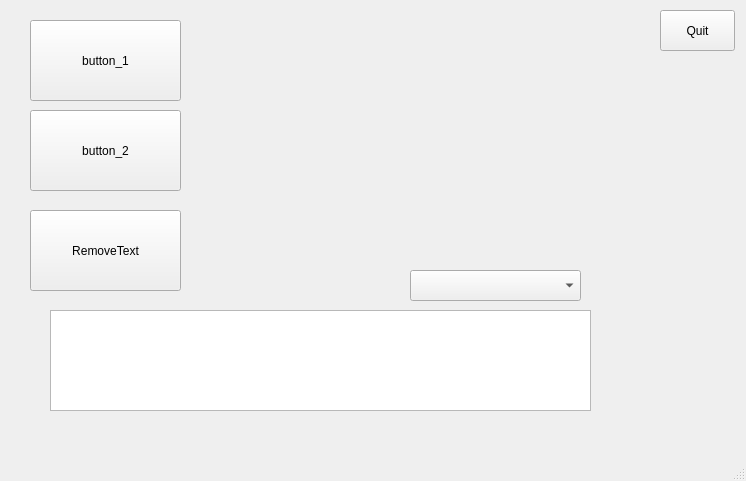
<?xml version="1.0" encoding="UTF-8"?>
<ui version="4.0">
 <class>MainWindow</class>
 <widget class="QMainWindow" name="MainWindow">
  <property name="geometry">
   <rect>
    <x>0</x>
    <y>0</y>
    <width>746</width>
    <height>481</height>
   </rect>
  </property>
  <property name="windowTitle">
   <string>MainWindow</string>
  </property>
  <widget class="QWidget" name="centralwidget">
   <widget class="QTextEdit" name="textEdit">
    <property name="geometry">
     <rect>
      <x>50</x>
      <y>310</y>
      <width>541</width>
      <height>101</height>
     </rect>
    </property>
   </widget>
   <widget class="QPushButton" name="btn_1">
    <property name="geometry">
     <rect>
      <x>30</x>
      <y>20</y>
      <width>151</width>
      <height>81</height>
     </rect>
    </property>
    <property name="text">
     <string>button_1</string>
    </property>
   </widget>
   <widget class="QPushButton" name="btn_2">
    <property name="geometry">
     <rect>
      <x>30</x>
      <y>110</y>
      <width>151</width>
      <height>81</height>
     </rect>
    </property>
    <property name="text">
     <string>button_2</string>
    </property>
   </widget>
   <widget class="QPushButton" name="btn_RemoveText">
    <property name="geometry">
     <rect>
      <x>30</x>
      <y>210</y>
      <width>151</width>
      <height>81</height>
     </rect>
    </property>
    <property name="text">
     <string>RemoveText</string>
    </property>
   </widget>
   <widget class="QComboBox" name="comboBox">
    <property name="geometry">
     <rect>
      <x>410</x>
      <y>270</y>
      <width>171</width>
      <height>31</height>
     </rect>
    </property>
   </widget>
   <widget class="QPushButton" name="quitButton">
    <property name="geometry">
     <rect>
      <x>660</x>
      <y>10</y>
      <width>75</width>
      <height>41</height>
     </rect>
    </property>
    <property name="text">
     <string>Quit</string>
    </property>
   </widget>
  </widget>
  <widget class="QMenuBar" name="menubar">
   <property name="geometry">
    <rect>
     <x>0</x>
     <y>0</y>
     <width>746</width>
     <height>21</height>
    </rect>
   </property>
  </widget>
  <widget class="QStatusBar" name="statusbar"/>
 </widget>
 <resources/>
 <connections/>
</ui>
